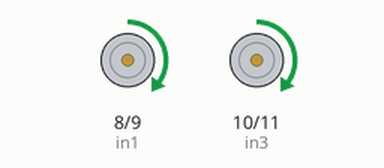
Simulated run of this sketch. Board: Arduino Mega 2560, built with avr-gcc and run on an emulated ATmega2560. Shown: motor-driver pin pairs drawn as motors (green arrow = first pin HIGH = forward, orange = second pin HIGH = backward, longer = more drive, scaled by the enable pin).

Above: at 1.0 s.
At 3.0 s:
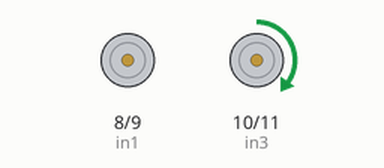
At 5.0 s:
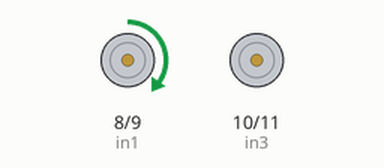
At 11.0 s:
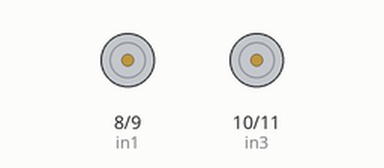
Timing chart, 0 to 15.6 s (numbered marks = the images above):
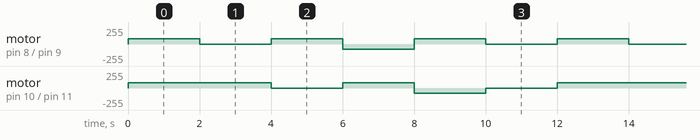

The sketch:

BRUH.ino
```cpp
const int ir1 = 22;
const int ir2 = 23;
const int ir3 = 24;
const int ir4 = 25;
const int ir5 = 26;
int s1;
int s2;
int s3;
int s4;
int s5;
//Motors Declarations
int n = 80;
const int ena = 4;
const int enb = 5;
const int in1 = 8;
const int in2 = 9;
const int in3 = 10;
const int in4 = 11;

void setup(){
  pinMode(ir1, INPUT);
  pinMode(ir2, INPUT);
  pinMode(ir3, INPUT);
  pinMode(ir4, INPUT);
  pinMode(ir5, INPUT);
  pinMode(in1, OUTPUT);
  pinMode(in2, OUTPUT);
  pinMode(in3, OUTPUT);
  pinMode(in4, OUTPUT);
  pinMode(ena, OUTPUT);
  pinMode(enb, OUTPUT);
  Serial.begin(9600);
}
void sensorRead() {
  s1 = analogRead(ir1);
  s2 = analogRead(ir2);
  s3 = analogRead(ir3);
  s4 = analogRead(ir4);
  s5 = analogRead(ir5);
}

void sensorPrint() {
  sensorRead();
  Serial.print("S1 on white");
  Serial.print(s1);
  Serial.print(" ");
  Serial.print("S3 on black");
  Serial.println(s3);
  delay(1500);
}
void moveForward(){
  analogWrite(ena,n);
  analogWrite(enb,n);
  digitalWrite(in1,HIGH);
  digitalWrite(in2,LOW);
  digitalWrite(in3,HIGH);
  digitalWrite(in4,LOW);
}
void hardLeft(){
  analogWrite(ena,n);
  analogWrite(enb,n);
  digitalWrite(in1,LOW);
  digitalWrite(in2,HIGH);
  digitalWrite(in3,HIGH);
  digitalWrite(in4,LOW);
}
void hardRight(){
  analogWrite(ena,n);
  analogWrite(enb,n);
  digitalWrite(in1,HIGH);
  digitalWrite(in2,LOW);
  digitalWrite(in3,LOW);
  digitalWrite(in4,HIGH);
}
void slightLeft(){
  analogWrite(ena,n);
  analogWrite(enb,n);
  digitalWrite(in1,LOW);
  digitalWrite(in2,LOW);
  digitalWrite(in3,HIGH);
  digitalWrite(in4,LOW);
}
void slightRight(){
  analogWrite(ena,n);
  analogWrite(enb,n);
  digitalWrite(in1,HIGH);
  digitalWrite(in2,LOW);
  digitalWrite(in3,LOW);
  digitalWrite(in4,LOW);
}
void fullStop(){
  digitalWrite(in1,LOW);
  digitalWrite(in2,LOW);
  digitalWrite(in3,LOW);
  digitalWrite(in4,LOW);
}

void linefollower(){
  sensorRead();
  if (s1 == 1 && s2 == 1 && s3 == 0 && s4 == 1 && s5 == 1) {
    moveForward();
    }
  else if (s1 == 1 && s2 == 0 && s3 == 1 && s4 == 1 && s5 == 1) {
    slightLeft();
    }
  else if (s1 == 1 && s2 == 1 && s3 == 1 && s4 == 0 && s5 == 1) {
    slightRight();
    }
  else if (s1 == 0 && s2 == 1 && s3 == 1 && s4 == 1 && s5 == 1) {
    hardLeft();
    }
  else if (s1 == 1 && s2 == 1 && s3 == 1 && s4 == 1 && s5 == 0) {
    hardRight();
    }
  /*  //CAUTION
  else if (s1 == 1 && s2 == 1 && s3 == 0 && s4 == 0 && s5 == 0) {
    hardRight();
    }
  else if (s1 == 0 && s2 == 0 && s3 == 0 && s4 == 1 && s5 == 1) {
    hardLeft();
    }
  else if (s1 == 1 && s2 == 1 && s3 == 1 && s4 == 0 && s5 == 0) {
    slightRight();
    }
  else if (s1 == 0 && s2 == 0 && s3 == 1 && s4 == 1 && s5 == 1) {
    slightLeft();
    }
  else if (s1 == 1 && s2 == 0 && s3 == 0 && s4 == 1 && s5 == 1) {
    slightLeft();
    }
  else if (s1 == 1 && s2 == 1 && s3 == 0 && s4 == 0 && s5 == 1) {
    slightRight();
    }
  else if (s1 == 1 && s2 == 1 && s3 == 1 && s4 == 1 && s5 == 1) {
    hardLeft();
    delay(800);
    }
  else if (s1 == 0 && s2 == 0 && s3 == 0 && s4 == 1 && s5 == 1){
    hardLeft();
  }
  else {
    fullStop();
    }*/
}
void loop(){
  moveForward();
  delay(2000);
  slightLeft();
  delay(2000);
  slightRight();
  delay(2000);
  hardLeft();
  delay(2000);
  hardRight();
  delay(2000);
  fullStop();
  delay(2000);
}
```

Chumm.ino
```cpp
//Hey
const int IP ;
```

Measured:
- by itself, motor on pin 10 (in3) / pin 11 (in4): repeats every 12.0 s: stopped 2.0 s, forward 80/255 2.0 s, backward 80/255 2.0 s, stopped 2.0 s, forward 80/255 4.0 s
- by itself, motor on pin 8 (in1) / pin 9 (in2): repeats every 12.0 s: stopped 2.0 s, forward 80/255 2.0 s, backward 80/255 2.0 s, forward 80/255 2.0 s, stopped 2.0 s, forward 80/255 2.0 s
